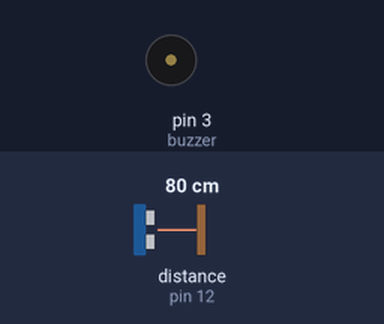
Simulated run of this sketch. Board: Arduino Uno, built with avr-gcc and run on an emulated ATmega328P. Shown: buzzer (waves = sounding, pin HIGH). Wiring (inferred from the names in the program): ultrasonic range finder: trigger pin 11; echo pin 12. The inputs (shaded band) are chosen by the test bench; at power-on: distance to the obstacle (sensor on pin 12) 80 cm. The echo pulse lasts 58.3 µs per cm; pins used as bus, display or sensor lines are not drawn.

Above: at 1.2 s.
1.3 s: distance to the obstacle (sensor on pin 12) set to 29 cm
At 1.63 s:
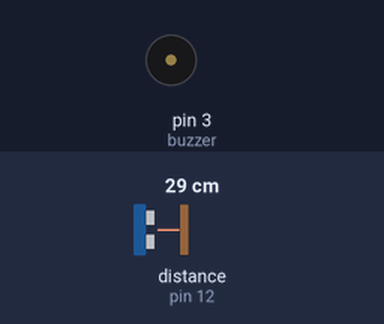
4.3 s: distance to the obstacle (sensor on pin 12) set to 23 cm
At 5.5 s:
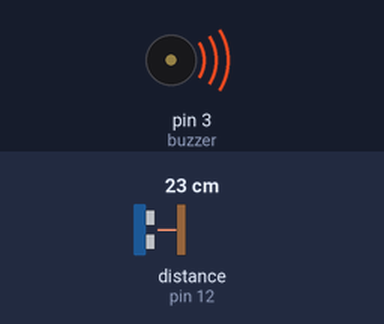
5.8 s: distance to the obstacle (sensor on pin 12) set to 35 cm
At 6.07 s:
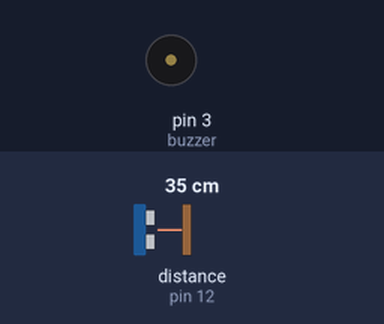
8.8 s: distance to the obstacle (sensor on pin 12) set to 2 cm
At 9.4 s:
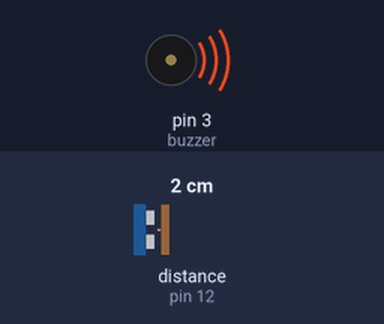
Timing chart, 0 to 11.3 s (numbered marks = the images above; inputs shaded):
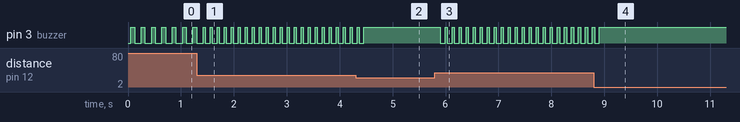

Measured:
- the behaviour switches between 26 and 25 cm on distance to the obstacle (sensor on pin 12) (found by bisection; images 1 and 2)
- after the input at 1.3 s, pin 3 (buzzer): alternates HIGH for 0.04 s and LOW for 0.09 s, starting after 0.25 s
- after the input at 4.3 s, pin 3 (buzzer): goes on until 4.5 s, then stays HIGH
- after the input at 5.8 s, pin 3 (buzzer): alternates HIGH for 0.04 s and LOW for 0.09 s, starting after 0.10 s
- after the input at 8.8 s, pin 3 (buzzer): goes on until 8.9 s, then stays HIGH
- by itself, pin 3 (buzzer): alternates HIGH for 0.07 s and LOW for 0.13 s

The sketch:

Hand_distance_sensor.ino
```cpp
/*************************************************************************************************

    Author : Hak Se Engineer
    Date : 17/03/2024
    Description: This program can be used to help blind person to detect object around them,
                 It takes input from ultrasonic sensor, and based on object range buzzer beeps with different delay.
                 Which helps blind person to undertand object distance.

************************************************************************************************/

int trigPin = 11;    // TRIG pin
int echoPin = 12;    // ECHO pin
int buzzer =  3;//the pin of the active buzzer
float duration_us, distance_cm;

void setup() {
  // configure the trigger pin to output mode
  pinMode(trigPin, OUTPUT);
  // configure the echo pin to input mode
  pinMode(echoPin, INPUT);
  pinMode(buzzer,OUTPUT);//initialize the buzzer pin as an output
}

void loop() {

  unsigned int region;
  // generate 10-microsecond pulse to TRIG pin
  digitalWrite(trigPin, HIGH);
  delayMicroseconds(10);
  digitalWrite(trigPin, LOW);

  // measure duration of pulse from ECHO pin
  duration_us = pulseIn(echoPin, HIGH);

  // calculate the distance
  distance_cm = 0.017 * duration_us;

  delay(50);

  if( distance_cm > 90)
  {
      digitalWrite(buzzer,LOW);
      delay(2);//wait for 2ms
  }
  else if (distance_cm >50)
  {
      digitalWrite(buzzer,HIGH);
      delay(70);//wait for 2ms
      digitalWrite(buzzer,LOW);
      delay(70);//wait for 2ms
  }
  else if (distance_cm > 25)
  {
      digitalWrite(buzzer,HIGH);
      delay(40);//wait for 2ms
      digitalWrite(buzzer,LOW);
      delay(40);//wait for 2ms
  }
  else
  {
      digitalWrite(buzzer,HIGH);
      delay(2);//wait for 2ms
  }
}
```
